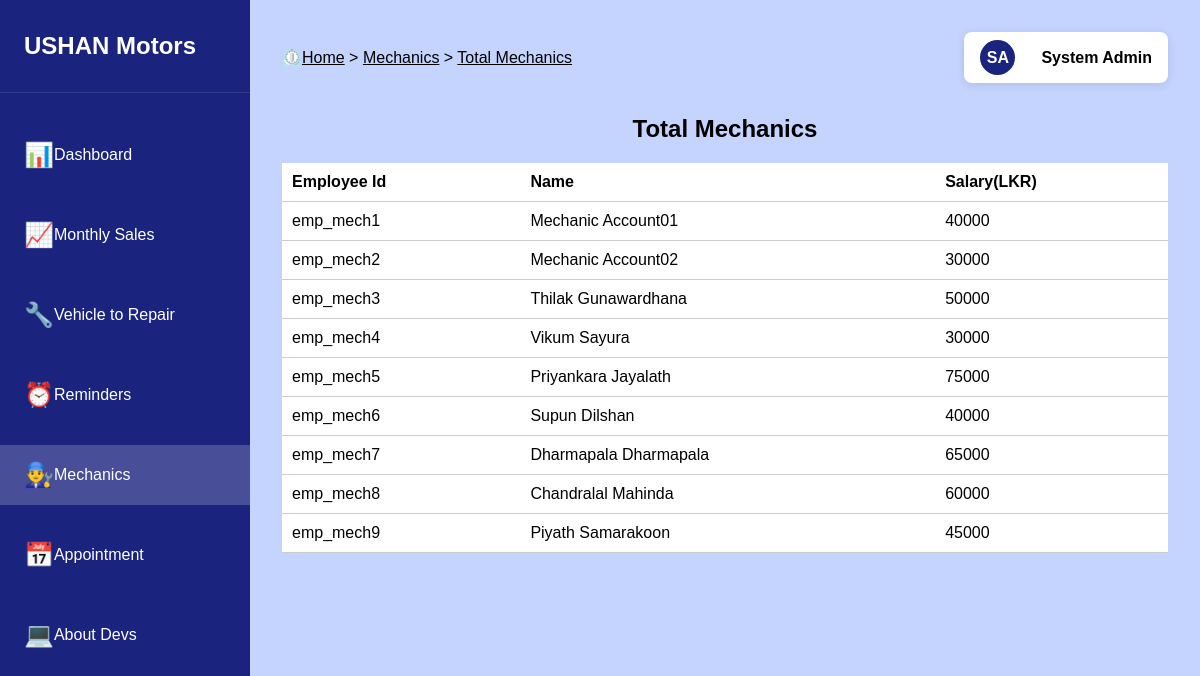
Screenshot of /Staff_Interface/mechanicsTotal.php (signed in) with the database file from the repository.
### tables this page shows
CREATE TABLE `employees` (
  `id` bigint(20) NOT NULL,
  `employee_id` varchar(20) NOT NULL,
  `role_id` varchar(20) NOT NULL,
  `emp_first_name` varchar(50) NOT NULL,
  `emp_last_name` varchar(50) NOT NULL,
  `basic_salary` decimal(10,0) NOT NULL
);

### Staff_Interface/mechanicsTotal.php (the view, shortened to what this page needs)
<?php
include('main/sessionChecker.php');
$basicSal = "";
?>
<!DOCTYPE html>
<html>
<head>
	<link rel="stylesheet" type="text/css" href="styles/mainStyle.css">
</head>
<body>
	<aside class="sidebar">
        <div class="sidebar-logo">USHAN Motors</div>
        <ul class="sidebar-menu">
            <li class="menu-item">
            	<a href="dashboard.php">
                	<span class="icon">📊</span>
                	<span class="menu-text">Dashboard</span>
            	</a>
        	</li>
            <li class="menu-item">
                <a href="sales.php">
                	<span class="icon">📈</span>
                	<span class="menu-text">Monthly Sales</span>
                </a>
            </li>
            <li class="menu-item">
                <a href="repairVehicles.php">
                	<span class="icon">🔧</span>
                	<span class="menu-text">Vehicle to Repair</span>
                </a>
            </li>
            <li class="menu-item">
                <a href="reminders.php">
                	<span class="icon">⏰</span>
        	        <span class="menu-text">Reminders</span>
                </a>
            </li>
            <li class="menu-item active">
                <a href="mechanics.php">
                	<span class="icon">👨‍🔧</span>
                	<span class="menu-text">Mechanics</span>
                </a>
            </li>
            <li class="menu-item">
                <a href="appointments.php">
                	<span class="icon">📅</span>
                	<span class="menu-text">Appointment</span>
                </a>
            </li>
            <li class="menu-item">
                <a href="aboutDevs.php">
                    <span class="icon">💻</span>
                    <span class="menu-text">About Devs</span>
                </a>
            </li>
        </ul>
    </aside>
    <main class="main-content">
        <div class="top-bar">
            <div class="breadcrumb">
                ⏲️<a href="dashboard.php">Home</a> > <a href="mechanics.php">Mechanics</a> > <a href="#">Total Mechanics</a>
            </div>
            <?php include('profile_icon.php') ?>
        </div>
        <div class="dashboard-grid">
            <div class="main-header">
                <h2>Total Mechanics</h2>
                <table class="table">
                    <thead>
                        <tr>
                            <th>Employee Id</th>
                            <th>Name</th>
                            <th>Salary(LKR)</th>
                        </tr>
                    </thead>
                    <tbody>
                        <?php
                            $stmt0 = $connect->prepare("SELECT `employee_id`, `emp_first_name`, `emp_last_name`, `basic_salary` FROM employees WHERE role_id='role_mech';;");
                            $stmt0->execute();
                            $stmt0->bind_result($empId, $firstName, $lastName, $basicSal);
                            $results = [];
                            while ($stmt0->fetch()) {
                                $results[] = [
                                    'employee_id' => $empId,
                                    'emp_first_name' => $firstName,
                                    'emp_last_name' => $lastName,
                                    'basic_salary' => $basicSal
                                ];
                            }
                            if (empty($results)) {
                                $empId = "";
                                $firstName = "";
                                $lastName = "";
                                $basicSal = "";
                            } else {
                                foreach ($results as $result) {
                                    $empId = $result['employee_id'];
                                    $firstName = $result['emp_first_name'];
                                    $lastName = $result['emp_last_name'];
                                    $basicSal = $result['basic_salary'];
                                    echo "
                                    <tr>
                                        <td>".$empId."</td>
                                        <td>".$firstName." ".$lastName."</td>
                                        <td>".$basicSal."</td>
                                    </tr>
                                    ";
                                }
                            }
                            ?>
                    </tbody>
                </table>
            </div>
        </div>
    </main>
</body>
</html>

### Staff_Interface/profile_icon.php (shortened to what this page needs)
<?php
$empId = $_SESSION['employee_id'];
$firstName = "";
$lastName = "";
$roleId = "";
$stmt = $connect->prepare("SELECT `emp_first_name`, `emp_last_name`, `role_id` FROM employees WHERE `employee_id`='".$empId."' LIMIT 1;");
$stmt->execute();
$stmt->bind_result($firstName, $lastName, $roleId);
$results = [];
while ($stmt->fetch()) {
    $results[] = [
        'emp_first_name' => $firstName,
        'emp_last_name' => $lastName,
        'role_id' => $roleId
    ];
}
if (empty($results)) {
    $empId = "";
    $firstName = "";
    $lastName = "";
    $roleId = "";
} else {
    foreach ($results as $result) {
        $firstName = $result['emp_first_name'];
        $lastName = $result['emp_last_name'];
        echo "
        <div>
            <a href='#' class='user-profile' onclick='toggleDropdown(event)'>
                <div class='user-avatar' style='z-index:1000'>".$firstName[0].$lastName[0]."</div>
                <div class='user-name'>".$firstName." ".$lastName."</div>
            </a>
            <div class='dropdown-menu' id='dropdownMenu'>
                <a href='settings.php'>Settings</a>
                <a href='logout.php'>Logout</a>
            </div>
        </div>
        ";
    }
}
?>

### Staff_Interface/styles/mainStyle.css (style rules this page uses)
* { margin: 0; padding: 0; box-sizing: border-box; font-family: Arial, sans-serif; }
body { background-color: #c4d4ff; min-height: 100vh; display: flex; flex-direction: column; }
html,body { height: 100%; margin: 0; padding: 0; }
a { text-decoration: none; }
.sidebar { width: 250px; background: #1a237e; padding: 2rem 0; color: white; position: fixed; height: 100%; }
.sidebar-logo { font-size: 1.5rem; font-weight: bold; padding: 0 1.5rem 2rem; border-bottom: 1px solid rgba(255,255,255,0.1); }
.sidebar-menu { list-style: none; margin-top: 2rem; }
.menu-text { color: #fff; }
.menu-item { padding: 1rem 1.5rem; display: flex; align-items: center; gap: 1rem; cursor: pointer; transition: background-color 0.3s ease; }
.menu-item.active { background-color: rgba(255,255,255,0.2); }
.main-content { flex: 1; margin-left: 250px; padding: 2rem; min-height: 100%; }
.top-bar { display: flex; justify-content: space-between; align-items: center; margin-bottom: 2rem; position: relative; }
.breadcrumb { color: #000; }
.breadcrumb a { color: #000; text-decoration: underline; }
.user-profile { display: flex; align-items: center; gap: 1rem; padding: 0.5rem 1rem; background: #fff; border-radius: 8px; box-shadow: 0 2px 10px rgba(0,0,0,0.1); cursor: pointer; }
.user-avatar { width: 35px; height: 35px; background: #1a237e; border-radius: 50%; display: flex; align-items: center; justify-content: center; color: white; font-weight: bold; align-items: center; margin-right: 10px; }
.user-name { color: #000; font-weight: 700; }
.dashboard-grid { display: grid; grid-template-columns: repeat(auto-fit, minmax(300px, 1fr)); gap: 2rem; }
.icon { font-size: 1.5rem; color: #1a237e; }

### Staff_Interface/mechanicsTotal.php (style rules this page uses)
.sidebar ul { list-style: none; padding: 0; }
.sidebar ul li { margin: 20px 0; }
.sidebar ul li a { color: #fff; text-decoration: none; display: flex; align-items: center; }
.main-header { display: flex; justify-content: space-between; align-items: center; flex-direction: column; }
.main-header h2 { margin: 0; }
.table { width: 100%; border-collapse: collapse; margin-top: 20px; background-color: #fff; }
.table th, .table td { padding: 10px; text-align: left; border-bottom: 1px solid #ccc; }
.table th { background-color:#fff; }
.user-profile { display: flex; align-items: center; }

### rows the page displays
employees: emp_first_name "S", emp_last_name "A", emp_first_name "System", emp_last_name "Admin"
employees: employee "emp_mech1", emp_first_name "Mechanic", emp_last_name "Account01", basic_salary "40000"
employees: employee "emp_mech2", emp_first_name "Mechanic", emp_last_name "Account02", basic_salary "30000"
employees: employee "emp_mech3", emp_first_name "Thilak", emp_last_name "Gunawardhana", basic_salary "50000"
employees: employee "emp_mech4", emp_first_name "Vikum", emp_last_name "Sayura", basic_salary "30000"
employees: employee "emp_mech5", emp_first_name "Priyankara", emp_last_name "Jayalath", basic_salary "75000"
employees: employee "emp_mech6", emp_first_name "Supun", emp_last_name "Dilshan", basic_salary "40000"
employees: employee "emp_mech7", emp_first_name "Dharmapala", emp_last_name "Dharmapala", basic_salary "65000"
employees: employee "emp_mech8", emp_first_name "Chandralal", emp_last_name "Mahinda", basic_salary "60000"
employees: employee "emp_mech9", emp_first_name "Piyath", emp_last_name "Samarakoon", basic_salary "45000"
